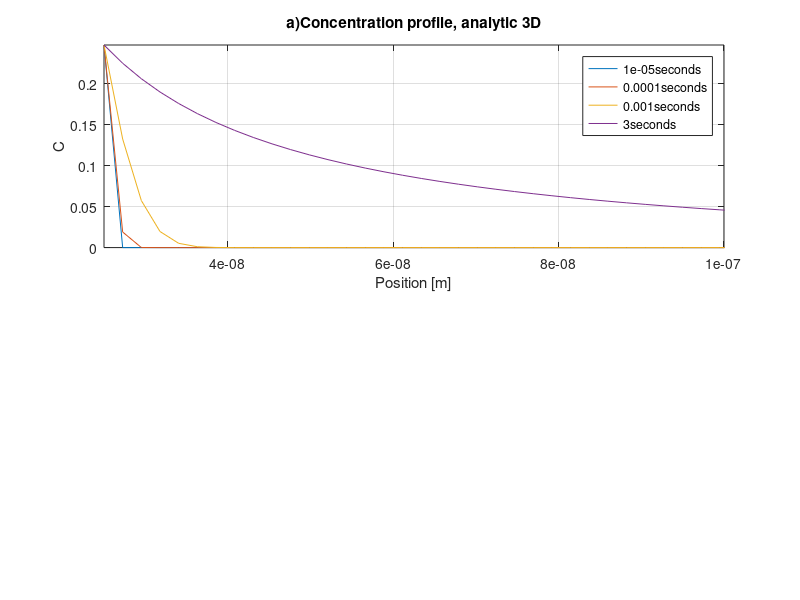

Recreate this plot in MATLAB. (Note: this script raises an error after producing the figure.)
clear all
clear clc
close all

%-------------Constants------------------
c.D0 = 3.46*10^-5; % [m^2/s]
c.Q = 123800; %[J/mol]
c.R=8.3145; %[J/K*mol]
c.Cstar=2.17*10^3; %[wt%]
c.dH_0=50800; % [J/mol]
c.B0=0.025*10^-6; %[m]
%----------------------------------------

%-------------Variables------------------
v.T_1=400+273; %[K]
v.T_2=430+273;
v.C_p=100;
v.C_0=0;
%----------------------------------------

%-------------Diffusion------------------
D_eq = @(T) c.D0*exp(-c.Q/(c.R*T));
D_T=D_eq(v.T_1);
%----------------------------------------
%-----------------Ci---------------------
Ci_eq = @(T) c.Cstar*exp(-c.dH_0/(c.R*T));
C_i=Ci_eq(v.T_1);
%----------------------------------------

%------------------k---------------------
k_eq = @(C_i) 2*(C_i-v.C_0)/(v.C_p-v.C_0);
k_T=k_eq(C_i);
%----------------------------------------

t=[10^-5,10^-4,10^-3,3]; %seconds

xgrid=300;
xend=7*10^-7;
x=linspace(c.B0,xend,xgrid); 
dx=x(2)-x(1); %distance step


%%
%iii)a)----------------------------
%Analytic solution of diffusion profile for spherical particle
C_an_eq = @(x,t) v.C_0+(C_i - v.C_0).*(c.B0./x).*erfc((x-c.B0)./(2*sqrt(D_T*t)));
figure
subplot(2,1,1)
for i=1:length(t)
    C_an(:,i)= C_an_eq(x,t(i));
    plot(x,C_an(:,i))
    hold on
    anlegend{i}=[num2str(t(i)) 'seconds'];
end
grid
title('a)Concentration profile, analytic 3D')
xlabel('Position [m]')
ylabel('C')
axis([c.B0 10^-7 0 C_i])
legend(anlegend)
%Numeric solution of diffusion profile for spherical particle
dt=10^-2;
Cstart(1:length(x),1)=v.C_0;
Cstart(1,1)=C_i;
while dt>(dx^2)/(2*D_T) %adjusting dt to stability requirement
    dt=dt/2;
end

t=[0:dt:3];
for j =1:length(t) 
    Cnext(:,j)=Cnumspher(v,dt,D_T,x,Cstart);
    Cstart=Cnext(:,j);
end
C_numeric(:,1)=Cnext(:,j-1);

subplot(2,1,2)
plot(x,C_an(:,4))
hold on
plot(x,C_numeric(:,1),'*')
grid
legend(['Analytic ' num2str(t(length(t))) ' seconds'],['Numeric ' num2str(t(length(t))) ' seconds'])
axis([c.B0 10^-5 0 C_i])
title('a)Concentration profile, 1D')
xlabel('Position [m]')
ylabel('C')
leg = strtrim(cellstr(num2str((t./(60^2))'))');

%%
%iii)b)----------------------------
%By numerical solving of equation 16
clear t
t=[0.001:dt:13.5]; %can not divide by zero!
r(1)=c.B0;
for j =1:length(t)
    r(j+1)=r(j)-dt*(((k_T*D_T)/(2*r(j)))+(k_T/2)*sqrt(D_T/(pi*t(j))));
end
figure
plot(t,r(1:length(r)-1)./c.B0)
hold on
grid
title('b and c : Numeric vs short time solution eq. 16')
xlabel('Time [s]')
ylabel('normalized radius')

    
%%
%iii)c)----------------------------
%Approximate solution for short times
clear t
clear r
t(1)=0;
r(1)=c.B0;
j=1;
while t<13.5
    r(j+1)=c.B0-(k_T*D_T*t(j)/(2*c.B0))-(k_T/sqrt(pi))*sqrt(D_T*t(j));
    t(j+1)=t(j)+dt;
    j=j+1;
end

plot(t,r./c.B0)
hold on


%%
%iii)d)----------------------------
%Spherical precipitate numeric
%isothermal case
clear t
clear Cnext
clear Cstart
t(1)=0;
r_num_iso_norm(1)=1;
r_num_iso(1)=c.B0;
Cstart(1:length(x),1)=v.C_0;
Cstart(1,1)=C_i;
j=1;
dr=0;

indexlog=0;
timeindex=0;
while r_num_iso_norm(j)>0
    t(j+1)=t(j)+dt;
    x=linspace(r_num_iso(j),x(length(x))+dr,xgrid); %move the x-vector with the decreasing particle size
    r_num_iso(j+1)=r_num_iso(j)+((dt*D_T)/(dx*(v.C_p-C_i)))*(Cstart(2,1)-Cstart(1,1));
    r_num_iso_norm(j+1)=((r_num_iso(j+1))/c.B0)^3;
    if (r_num_iso_norm(j+1)<0.7)&&(indexlog==0) %for use later
        n=j+1;
        indexlog=1;
    end
    
    if (t(j)>13.5)&&(timeindex==0) %just for comparison with eq 16
        tlog=j;
        timeindex=1;
    end
    
    Cnext(:,j)=Cnumspher(v,dt,D_T,x,Cstart(:,1));
    Cstart(:,1)=Cnext(:,j);
    
    dr=r_num_iso(j+1)-r_num_iso(j);
    j=j+1;
end
%Note! One can optimize the code by using the above concentration profile
%and r_num_iso_norm (fraction) in the non-isothermal case (only valid
%before the temperature increase)
plot(t(1:tlog),r_num_iso(1:tlog)./c.B0)
legend('Numeric eq.16','Short time apprx eq.16','Numeric solution');

figure
subplot(3,1,1)
plot(t,r_num_iso_norm)
axis([0 inf 0 1])
title('d)Spherical dissolution, isotherm, 3D')
ylabel('scaled volume fraction')
xlabel('time[s]')
grid

%Spherical precipitate numeric
%Non isothermal case Two-Step (low to high temp)
x=linspace(c.B0,xend,xgrid);
dt=10^-2;

j=n; %starting from saved index value from isothermal task
D_1=D_eq(v.T_2);
Ci_1=Ci_eq(v.T_2);
D_2=D_eq(v.T_1);
Ci_2=Ci_eq(v.T_1);

while dt>(dx^2)/(2*D_1) %adjusting dt to stability requirement
    dt=dt/2;
end

Cstart1=Cnext(:,n-1);
Cstart2=Cnext(:,n-1);
r_num_noniso_1_norm=r_num_iso_norm(:,1:n);
r_num_noniso_1=r_num_iso(:,1:n);
r_num_noniso_2_norm=r_num_iso_norm(:,1:n);
r_num_noniso_2=r_num_iso(:,1:n);
t=t(1:n);

alreadychanged2=0;
x1=x;
x2=x;
dr1=0;
dr2=0;
while (r_num_noniso_1_norm(j)>0)||(r_num_noniso_2_norm(j)>0)
    t(j+1)=t(j)+dt;    
    x1=linspace(r_num_noniso_1(j),x1(length(x1))+dr1,xgrid); %move the x-vector with the decreasing particle size
    x2=linspace(r_num_noniso_2(j),x1(length(x2))+dr2,xgrid); 
    if (r_num_noniso_2_norm(j)<0.3)&&(alreadychanged2==0)
        D_2=D_eq(v.T_2);
        Ci_2=Ci_eq(v.T_2);
        alreadychanged2=1;
    end
    Cstart1(1,1)=Ci_1;
    Cnext1(:,j)=Cnumspher(v,dt,D_1,x1,Cstart1(:,1));
    Cstart1(:,1)=Cnext1(:,j);
    
    Cstart2(1,1)=Ci_2;
    Cnext2(:,j)=Cnumspher(v,dt,D_2,x,Cstart2(:,1));
    Cstart2(:,1)=Cnext2(:,j);

    r_num_noniso_1(j+1)=r_num_noniso_1(j)+((dt*D_1)/(dx*(v.C_p-Ci_1)))*(Cnext1(2,j)-Cnext1(1,j));
    r_num_noniso_1_norm(j+1)=((r_num_noniso_1(j+1))/c.B0)^3;
    
    r_num_noniso_2(j+1)=r_num_noniso_2(j)+((dt*D_2)/(dx*(v.C_p-Ci_2)))*(Cnext2(2,j)-Cnext2(1,j));
    r_num_noniso_2_norm(j+1)=((r_num_noniso_2(j+1))/c.B0)^3;
    
    dr1=r_num_noniso_1(j+1)-r_num_noniso_1(j);
    dr2=r_num_noniso_2(j+1)-r_num_noniso_2(j);
    j=j+1;
end

subplot(3,1,2)
plot(t,r_num_noniso_1_norm,'b')
hold on
plot(t,r_num_noniso_2_norm,'b')
axis([0 inf 0 1])
title('d)Spherical dissolution, two-step, 3D')
ylabel('scaled volume fraction')
xlabel('time[s]')
grid

%Spherical precipitate numeric
%Non isothermal case Two-Step
%Only change is switching of T1 and T2

clear t
clear r_num_noniso_1
clear r_num_noniso_1_norm
clear r_num_noniso_2
clear r_num_noniso_2_norm
clear Cnext1
clear Cnext2
dt=10^-2;
t(1)=0;
j=1;
D_1=D_eq(v.T_2);
Ci_1=Ci_eq(v.T_2);
D_2=D_eq(v.T_2);
Ci_2=Ci_eq(v.T_2);
while dt>(dx^2)/(2*D_1) %adjusting dt to stability requirement
    dt=dt/2;
end

r_num_noniso_1(1)=c.B0;
r_num_noniso_1_norm(1)=1;
r_num_noniso_2(1)=c.B0;
r_num_noniso_2_norm(1)=1;

Cstart1(1:length(x),1)=v.C_0;
Cstart1(1,1)=Ci_1;
Cstart2=Cstart1;
x1=x;
x2=x;
dr1=0;
dr2=0;
alreadychanged1=0;
alreadychanged2=0;
while (r_num_noniso_1_norm(j)>0)||(r_num_noniso_2_norm(j)>0)
    t(j+1)=t(j)+dt;    
    x1=linspace(r_num_noniso_1(j),x1(length(x1))+dr1,xgrid); %move the x-vector with the decreasing particle size
    x2=linspace(r_num_noniso_2(j),x1(length(x2))+dr2,xgrid); 
    if (r_num_noniso_1_norm(j)<0.7)&&(alreadychanged1==0)
        D_1=D_eq(v.T_1);
        Ci_1=Ci_eq(v.T_1);
        alreadychanged1=1;
        while dt>(dx^2)/(2*D_1) %adjusting dt to stability requirement
            dt=dt/2;
        end
    end
    if (r_num_noniso_2_norm(j)<0.3)&&(alreadychanged2==0)
        D_2=D_eq(v.T_1);
        Ci_2=Ci_eq(v.T_1);
        alreadychanged2=1;
    end
    Cstart1(1,1)=Ci_1;
    Cnext1(:,j)=Cnumspher(v,dt,D_1,x,Cstart1(:,1));
    Cstart1(:,1)=Cnext1(:,j);
    
    Cstart2(1,1)=Ci_2;
    Cnext2(:,j)=Cnumspher(v,dt,D_2,x,Cstart2(:,1));
    Cstart2(:,1)=Cnext2(:,j);

    r_num_noniso_1(j+1)=r_num_noniso_1(j)+((dt*D_1)/(dx*(v.C_p-Ci_1)))*(Cnext1(2,j)-Cnext1(1,j));
    r_num_noniso_1_norm(j+1)=((r_num_noniso_1(j+1))/c.B0)^3;
    
    r_num_noniso_2(j+1)=r_num_noniso_2(j)+((dt*D_2)/(dx*(v.C_p-Ci_2)))*(Cnext2(2,j)-Cnext2(1,j));
    r_num_noniso_2_norm(j+1)=((r_num_noniso_2(j+1))/c.B0)^3;
    
    dr1=r_num_noniso_1(j+1)-r_num_noniso_1(j);
    dr2=r_num_noniso_2(j+1)-r_num_noniso_2(j);
    
    j=j+1;
end

subplot(3,1,3)
plot(t,r_num_noniso_1_norm, 'b')
hold on
plot(t,r_num_noniso_2_norm, 'b')
axis([0 inf 0 1])
title('d)Spherical dissolution, two-step, 3D')
ylabel('scaled volume fraction')
xlabel('time[s]')
grid



%%
D_1=D_eq(v.T_1);
C_i_T1=Ci_eq(v.T_1);
k=k_eq(C_i_T1);
t2star_eq=@(k,D) c.B0^2/(D*k);

t2star=t2star_eq(k,D_1);
i=1;
dt=0.0005;
t=[0:dt:20];

f_low1=1;
f_low2=1;
bytte07=0;
bytte03=0;
sum=0;

while f_low1(i) > 0 
    
    sum(i+1)=sum(i)+(dt/t2star);
    f_low1(i+1)=(1-sum(i))^(3/2);
    if (f_low1(i) <= 0.7) && (bytte07==0)
        C_i_T2=Ci_eq(v.T_2);
        D_T2=D_eq(v.T_2);
        k=k_eq(C_i_T2);
        t2star=t2star_eq(k,D_T2);
        tid_low07 = i;
        bytte07=1;
    end
    i=i+1;
end
tid1=i;


D_T1=D_eq(v.T_1);
C_i_T1=Ci_eq(v.T_1);
k=k_eq(C_i_T1);

t2star=t2star_eq(k,D_T1);
i=1;

sum=0;
while f_low2 > 0

    sum(i+1)=sum(i)+(dt/t2star);
    f_low2(i+1)=(1-sum(i))^(3/2);
    if (f_low2(i) <= 0.3) && (bytte03==0)
        C_i_T2=Ci_eq(v.T_2);
        D_T2=D_eq(v.T_2);
        k=k_eq(C_i_T2);
        t2star=t2star_eq(k,D_T2);
        tid_low03 = i;
        bytte03=1;
    end
    i=i+1;
    
end
tid2=i;


figure(3)
subplot(3,1,2)
plot(t(1:tid1), f_low1,'r', t(1:tid2), f_low2,'r')
legend('Numeric solution','','Isokinetic solution','')

%dissolution
D_2=D_eq(v.T_2);
k=k_eq(C_i_T2);
t2star=t2star_eq(k,D_2);
i=1;


f_hi1=1;
f_hi2=1;
bytte07=0;
bytte03=0;
sum=0;

while f_hi1(i) > 0 
    
    sum(i+1)=sum(i)+(dt/t2star);
    f_hi1(i+1)=(1-sum(i))^(3/2);
    if (f_hi1(i) <= 0.7) && (bytte07==0)
        C_i_T1=Ci_eq(v.T_1);
        D_T1=D_eq(v.T_1);
        k=k_eq(C_i_T1);
        t2star=t2star_eq(k,D_T1);
        tid_hi07 = i;
        bytte07=1;
    end
    i=i+1;
end
tid1=i;


D_T2=D_eq(v.T_2);
C_i_T2=Ci_eq(v.T_2);
k=k_eq(C_i_T2);

t2star=t2star_eq(k,D_T2);
i=1;

sum=0;
while f_hi2 > 0

    sum(i+1)=sum(i)+(dt/t2star);
    f_hi2(i+1)=(1-sum(i))^(3/2);
    if (f_hi2(i) <= 0.3) && (bytte03==0)
        C_i_T1=Ci_eq(v.T_1);
        D_T1=D_eq(v.T_1);
        k=k_eq(C_i_T1);
        t2star=t2star_eq(k,D_T1);
        tid_hi03 = i;
        bytte03=1;
    end
    i=i+1;
    
end
tid2=i;


figure(3)
subplot(3,1,3)
plot(t(1:tid1), f_hi1,'r', t(1:tid2), f_hi2,'r')

legend('Numeric solution','','Isokinetic solution','')
